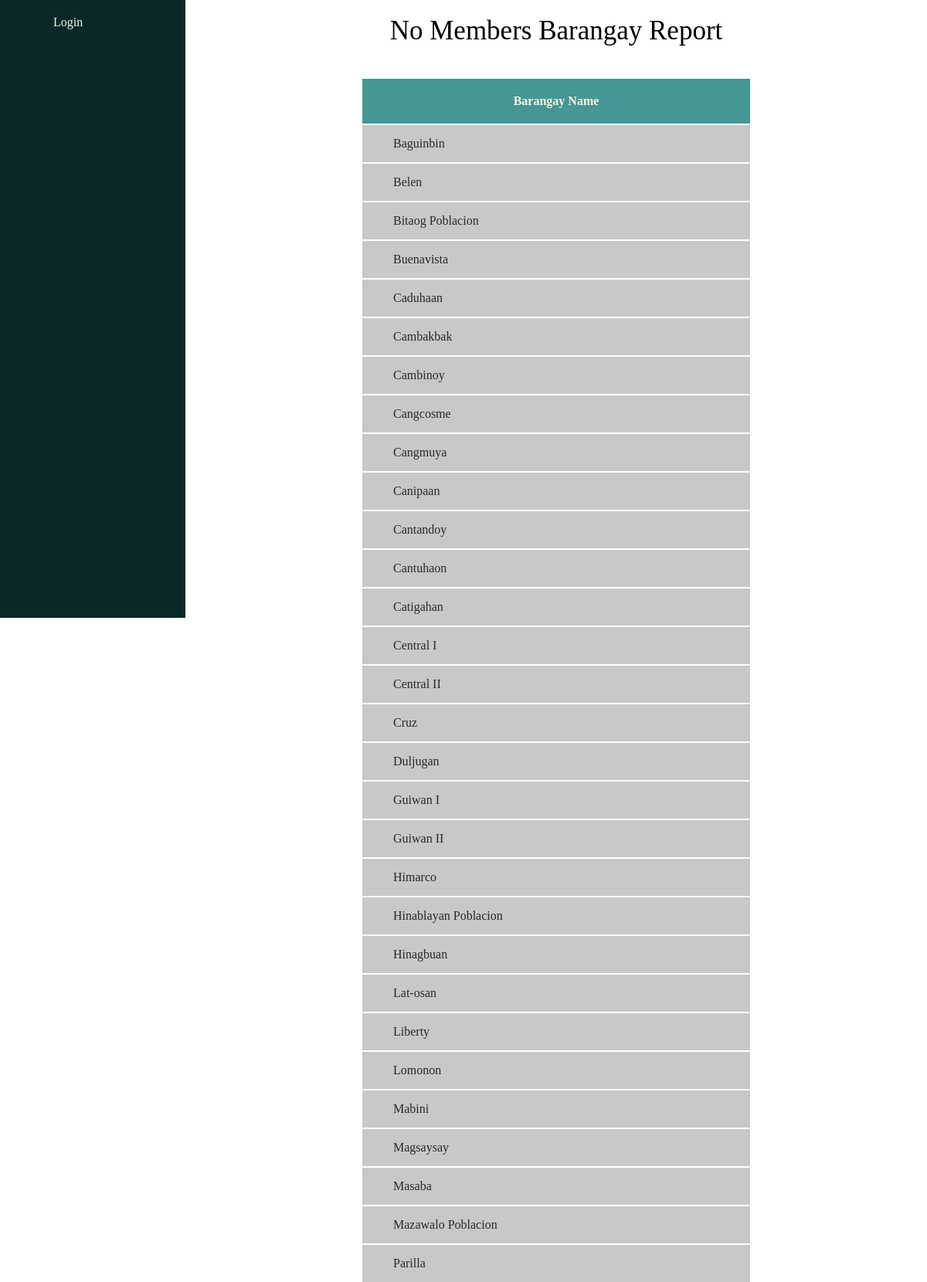
The page /report/no-member-brgys/ (upper part) on the database its author committed.
### management/models.py (models this page shows, shortened)
class Barangay(models.Model):
    brgy_name = models.CharField(max_length=255)
    brgy_voter_population = models.IntegerField(blank=True, null=True)
    lat = models.FloatField(blank=True, null=True)
    long = models.FloatField(blank=True, null=True)
    class Meta:
        ordering = ['brgy_name']

### management/views.py (the view)
# urls.py: path('report/no-member-brgys/', views.no_member_barangays, name='no-member-brgys'),
def no_member_barangays(request):
    member_brgys = Individual.objects.values('brgy__brgy_name').distinct()
    brgys = [brgy['brgy__brgy_name'] for brgy in member_brgys]
    no_member_brgy_list = {}
    brgys_for_members = Barangay.objects.all()
    for no_mem_brgy in brgys_for_members:
        brgy = no_mem_brgy.brgy_name
        if brgy not in brgys:
            no_member_brgy_list[brgy] = brgy
    return render(request, 'no_member_brgy.html', {
        'member_brgys': member_brgys,
        'brgys': brgys,
        'no_member_brgy_list': no_member_brgy_list,
    })

### management/templates/no_member_brgy.html
{% extends 'base.html' %}
{% load static %}
{% block content %}
    <section class="no-member-brgy-utmost-container-section">
        <div class="no-member-brgy-title-header-div">
            No Members Barangay Report
        </div>
        <div class="no-member-brgy-table-container-div">
            <table class="no-member-brgys-table">
                <tr class="no-member-brgys-table-row">
                    <th class="no-member-brgys-table-head">Barangay Name</th>
                </tr>
                {% for brgy, no_mem_brgy in no_member_brgy_list.items %}
                    <tr class="no-member-brgys-table-row">
                        <td class="no-member-brgys-table-data">
                            <a class="no-member-brgys-table-link" href="{% url 'member-brgy' brgy %}">{{ brgy }}</a>
                        </td>
                    </tr>
                {% empty %}
                    <tr class="no-member-brgys-table-row">
                        <td class="no-member-brgys-table-data">All Barangays have members</td>
                    </tr>
                {% endfor %}
            </table>
        </div>
    </section>
{% endblock %}

### management/static/styles.css (style rules this page uses)
html { scroll-behavior:smooth; }
body { margin: 0px; }

### management/static/no-member-brgy.css (style rules this page uses)
.no-member-brgys-table { font-family: 'montserrat'; }
.no-member-brgys-table-head { background-color: rgb(70, 150, 150); width: 500px; padding-top: 20px; padding-bottom: 20px; color: beige; }
.no-member-brgys-table-data { background-color: rgb(200, 200, 200); padding-left: 40px; padding-top: 15px; padding-bottom: 15px; }
.no-member-brgys-table-link { color: rgb(40, 40, 40); text-decoration: none; }
.no-member-brgy-title-header-div { text-align: center; font-size: 35px; font-family: 'Montserrat'; margin: 20px; }
.no-member-brgy-table-container-div { margin: auto; width: fit-content; margin-top: 40px; border-radius: 10px; }

### rows shown on the page
Barangay: no_member_brgy_list "Baguinbin"
Barangay: no_member_brgy_list "Belen"
Barangay: no_member_brgy_list "Bitaog Poblacion"
Barangay: no_member_brgy_list "Buenavista"
Barangay: no_member_brgy_list "Caduhaan"
Barangay: no_member_brgy_list "Cambakbak"
Barangay: no_member_brgy_list "Cambinoy"
Barangay: no_member_brgy_list "Cangcosme"
Barangay: no_member_brgy_list "Cangmuya"
Barangay: no_member_brgy_list "Canipaan"
Barangay: no_member_brgy_list "Cantandoy"
Barangay: no_member_brgy_list "Cantuhaon"
Barangay: no_member_brgy_list "Catigahan"
Barangay: no_member_brgy_list "Central I"
Barangay: no_member_brgy_list "Central II"
Barangay: no_member_brgy_list "Cruz"
Barangay: no_member_brgy_list "Duljugan"
Barangay: no_member_brgy_list "Guiwan I"
Barangay: no_member_brgy_list "Guiwan II"
Barangay: no_member_brgy_list "Himarco"
Barangay: no_member_brgy_list "Hinablayan Poblacion"
Barangay: no_member_brgy_list "Hinagbuan"
Barangay: no_member_brgy_list "Lat‑osan"
Barangay: no_member_brgy_list "Liberty"
Barangay: no_member_brgy_list "Lomonon"
Barangay: no_member_brgy_list "Mabini"
Barangay: no_member_brgy_list "Magsaysay"
Barangay: no_member_brgy_list "Masaba"
Barangay: no_member_brgy_list "Mazawalo Poblacion"
Barangay: no_member_brgy_list "Parilla"
